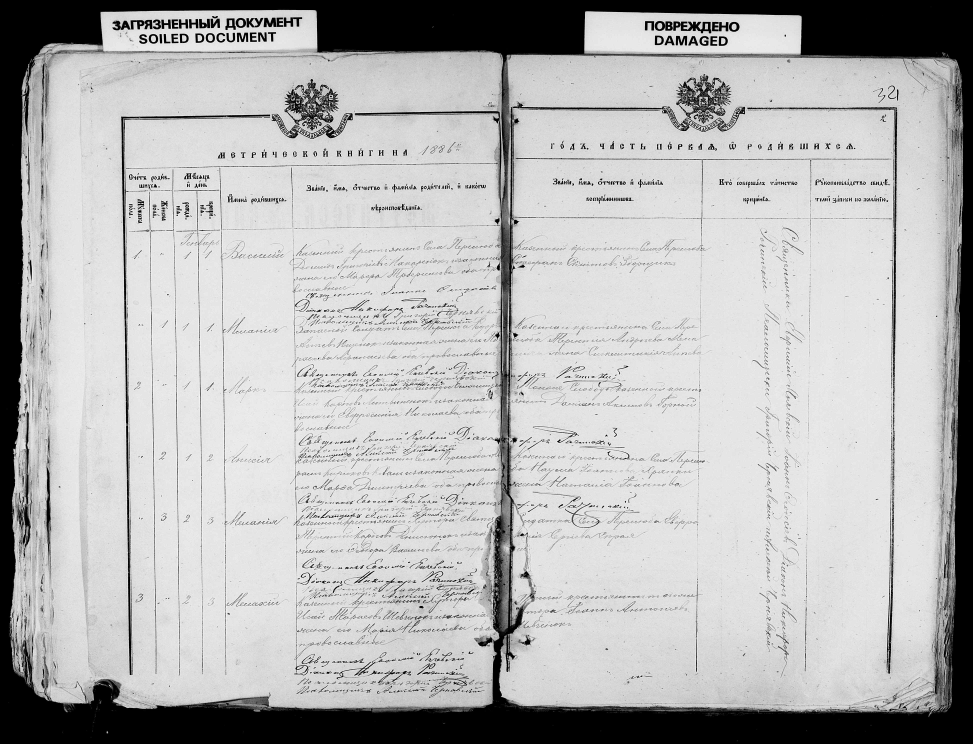
#> input picture images/metr_book/007767501_01087.jpeg, 3892 x 2973 px (shown at 1/4 size); its folder holds 4 pictures in this run
$ jupyter execute --allow-errors metric_book_transcriber_birth_resize-3.1flash.ipynb
#> lines starting #> are read from the running program, lines starting #| are printed output that depends on the picture
## 0. Install dependencies

Run once. Safe to re-run.

[cell 1]
import sys, subprocess

def pip_install(*pkgs):
    subprocess.run([sys.executable, "-m", "pip", "install", "-q", *pkgs], check=True)

#> (the rest of this cell did not finish here and is left out)

## 1. Imports, configuration, and API key

The Gemini API key is read from a `.env` file in the same folder as this notebook, as a line:

```
GEMINI_API_KEY=your-key-here
```

[cell 2]
import os
import re
import json
import time
import random
from pathlib import Path
from datetime import datetime

import pandas as pd
from PIL import Image
from IPython.display import display

from dotenv import load_dotenv
load_dotenv()  # expects GEMINI_API_KEY=... in a .env file next to this notebook

from google import genai
from google.genai import types as genai_types

GEMINI_API_KEY = os.environ.get("GEMINI_API_KEY")
#> (the rest of this cell did not finish here and is left out)

## 2. Configuration constants

Adjust for your document type.

[cell 3]
# --- Model & determinism -----------------------------------------------
GEMINI_MODEL_NAME = "gemini-3.1-flash-lite"
TEMPERATURE = 0  # deterministic output (ignored by gemini-3.6-flash)

# --- Retries & rate limiting (Gemini free tier) --------------------------
MAX_RETRIES = 3                 # automatic retries per image on invalid/malformed JSON responses
MAX_RATE_LIMIT_RETRIES = 12     # separate, larger budget for 429s — these are capacity waits, not bugs
RATE_LIMIT_MAX_SINGLE_WAIT_SECONDS = 600  # cap on a single wait even if Gemini suggests longer
REQUESTS_PER_MINUTE = 8         # conservative pacing to stay under free-tier RPM limits
MIN_SECONDS_BETWEEN_REQUESTS = 60.0 / REQUESTS_PER_MINUTE
BACKOFF_BASE_SECONDS = 5        # fallback exponential backoff, only used if Gemini's error
BACKOFF_MAX_SECONDS = 90        # doesn't include a retryDelay we can parse

# --- Expected record schema (order matters for CSV export) -----------------
SCHEMA_FIELDS = [
    "number_male",
    "number_female",
    "birth_month",
    "birth_day",
    "christ_day",
    "name",
    "parents_original",
    "godparents_original",
    "page_original",
]

# --- Fields the notebook forward-fills itself (blank in source = repeat) ---
INHERITED_FIELDS = ["birth_month"]

# --- Folders -----------------------------------------------------------
BASE_DIR = Path.cwd()
LOGS_DIR = BASE_DIR / "logs" / "metr_book"
CHECKPOINTS_DIR = BASE_DIR / "checkpoints_metr_book"
OUTPUT_DIR = BASE_DIR / "output" / "metr_book"

for d in (LOGS_DIR, CHECKPOINTS_DIR, OUTPUT_DIR):
    d.mkdir(parents=True, exist_ok=True)

CHECKPOINT_CSV = CHECKPOINTS_DIR / "checkpoint.csv"
FINAL_CSV = OUTPUT_DIR / "metr_book_final.csv"

# --- Accepted image extensions ------------------------------------------
IMAGE_EXTENSIONS = {".jpg", ".jpeg"}

print("Configuration ready.")
print(f"Logs -> {LOGS_DIR}")
print(f"Checkpoint -> {CHECKPOINT_CSV}")
print(f"Final CSV -> {FINAL_CSV}")

## 3. Step 1 — Select the reference image and the folder of pages to transcribe

The reference image is a page you (a human) have already transcribed correctly, with a matching reference CSV. `INPUT_IMAGES_DIR` is the folder containing every other page image (JPEG) you want transcribed — the reference image itself is automatically excluded even if it lives in the same folder.

[cell 4]
REFERENCE_IMAGE_PATH = Path("images/metr_book/007767501_01087.jpeg")  # <-- EDIT THIS
INPUT_IMAGES_DIR = Path("images/metr_book")                            # <-- EDIT THIS
reference_csv_path = "metr_book_birth_ref.csv"                         # <-- EDIT THIS

REFERENCE_IMAGE_PATH = Path(str(REFERENCE_IMAGE_PATH).strip().strip('"').strip("'"))
if not REFERENCE_IMAGE_PATH.exists():
    raise FileNotFoundError(f"Reference image not found: {REFERENCE_IMAGE_PATH}")

RAW_REFERENCE_IMAGE_PATH = REFERENCE_IMAGE_PATH  # kept as the untouched original — Step 3 previews always use this

if not INPUT_IMAGES_DIR.exists() or not INPUT_IMAGES_DIR.is_dir():
    raise FileNotFoundError(f"Input images folder not found: {INPUT_IMAGES_DIR}")

reference_csv_path = reference_csv_path.strip().strip('"').strip("'")
#> (the rest of this cell did not finish here and is left out)

## 4. Step 2 — Gather the target images to transcribe

Sorted in **numeric order** (any digit run in the filename is compared as a number, not as text — so `_9` sorts before `_10`). The full ordered list is printed so you can see exactly which image any progress/failure message refers to; if a run stops partway, you can delete the already-processed images (everything up to and including the last one reported as `done`) before the next launch.

The reference image is excluded even if it's in this same folder.

[cell 5]
def _is_reference(p: Path) -> bool:
    try:
        return p.resolve() == REFERENCE_IMAGE_PATH.resolve()
    except OSError:
        return p.name == REFERENCE_IMAGE_PATH.name

def _natural_sort_key(p: Path):
    # Splits the filename on digit runs and compares those runs as integers,
    # so "page_9.jpg" sorts before "page_10.jpg" (plain string sort would not).
    parts = re.split(r"(\d+)", p.name)
    return [int(part) if part.isdigit() else part.lower() for part in parts]

target_image_paths = sorted(
    (p for p in INPUT_IMAGES_DIR.iterdir()
     if p.is_file() and p.suffix.lower() in IMAGE_EXTENSIONS and not _is_reference(p)),
    key=_natural_sort_key,
)

if not target_image_paths:
    raise RuntimeError(f"No .jpg/.jpeg images found in {INPUT_IMAGES_DIR} (excluding the reference image).")

RAW_TARGET_IMAGE_PATHS = list(target_image_paths)  # kept as the untouched originals — Step 3 always processes from these

print(f"Found {len(target_image_paths)} image(s) to transcribe, in this order:")
for i, p in enumerate(target_image_paths, start=1):
    print(f"  {i:>4}. {p.name}")

## 5. Step 3 — Preprocess images: crop + downscale (automated)

Cuts token usage per request without manual per-image work.

- **`CROP_MARGIN_FRACTIONAL`**: an optional fixed crop, expressed as `(left, top, right, bottom)` — how much to **trim off each side**, as *fractions* of that image's width/height (`0.0`–`1.0`). E.g. trimming 3% off the left, top, and right, and nothing off the bottom, is `(0.03, 0.03, 0.03, 0.0)`. Works even if your scans aren't all exactly the same pixel size, since it's relative. Set to `None` to skip cropping. Use the preview cell below to dial it in before committing.
- **`MAX_IMAGE_DIMENSION_PX`**: after cropping, any image whose longest side still exceeds this is downscaled (high-quality Lanczos resampling) to it. Set to `None` to disable downscaling.

Processed copies are cached in a separate folder — your original scans are never modified. Re-running is cheap: already-processed files are skipped.

If your scans need *individual* per-image cropping instead (irregular framing that a single rectangle can't cover), see the note at the bottom of this section for fast manual-crop tools — do that pass *before* running this notebook, pointing `INPUT_IMAGES_DIR` at the cropped output folder.

[cell 6]
# --- Preprocessing configuration -----------------------------------------
# (left, top, right, bottom) — fraction of width/height trimmed off EACH side.
# Example: 3% off left/top/right, nothing off bottom:
CROP_MARGIN_FRACTIONAL = (0.1, 0.2, 0.23, 0.04)   #; None = no crop
MAX_IMAGE_DIMENSION_PX = 2200    # longest edge cap in pixels after cropping; None = no downscaling

# The cache folder name encodes the current crop/resize config, so changing
# CROP_MARGIN_FRACTIONAL or MAX_IMAGE_DIMENSION_PX always produces a FRESH
# set of processed files instead of silently reusing crops made with a
# different (possibly wrong) config from an earlier run.
import hashlib
_config_signature = hashlib.md5(f"{CROP_MARGIN_FRACTIONAL}|{MAX_IMAGE_DIMENSION_PX}".encode()).hexdigest()[:8]
PROCESSED_IMAGES_DIR = BASE_DIR / "images_processed" / "metr_book" / _config_signature
PROCESSED_IMAGES_DIR.mkdir(parents=True, exist_ok=True)

def _margins_to_box(w: int, h: int, margins) -> tuple[int, int, int, int]:
    left, top, right, bottom = margins
    box = (int(left * w), int(top * h), int(w - right * w), int(h - bottom * h))
    if box[0] >= box[2] or box[1] >= box[3]:
        raise ValueError(
            f"CROP_MARGIN_FRACTIONAL {margins} leaves an empty/inverted region "
            f"{box} for a {w}x{h} image. Each opposing pair must sum to < 1.0 "
            f"(e.g. left + right < 1.0, top + bottom < 1.0)."
        )
    return box


print(f"Crop margins (left, top, right, bottom): {CROP_MARGIN_FRACTIONAL}")
print(f"Max long-edge after crop: {MAX_IMAGE_DIMENSION_PX}")
print(f"Processed images cached in: {PROCESSED_IMAGES_DIR}")

### 5a. Preview the crop

Run this after setting `CROP_MARGIN_FRACTIONAL` above to see the resulting rectangle overlaid on the reference image, before it's applied to every page. Adjust the margins and re-run until it frames what you want kept.

This always previews `RAW_REFERENCE_IMAGE_PATH` — your original, untouched scan — so re-running this preview after Step 5b has already run once won't accidentally crop an already-cropped image.

[cell 7]
from PIL import ImageDraw

def preview_crop_box(image_path: Path, margins):
#> called with margins = (0.1, 0.2, 0.23, 0.04)
    img = Image.open(image_path).convert("RGB")
    if margins is None:
        display(img.resize((500, int(500 * img.height / img.width))))
        print("CROP_MARGIN_FRACTIONAL is None — no crop will be applied.")
        return
    w, h = img.size
#> w = 3892; h = 2973
    box_px = _margins_to_box(w, h, margins)
#> box_px = (389, 594, 2996, 2854)
    preview = img.copy()
    ImageDraw.Draw(preview).rectangle(box_px, outline="red", width=max(3, w // 300))
    display(preview.resize((500, int(500 * preview.height / preview.width))))
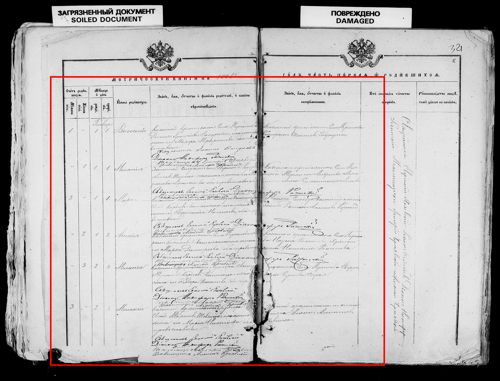
#> shown: PIL image 500x381 RGB; mean R, G, B 183.2, 180.6, 180.6
    print(f"Crop box in pixels for this image: {box_px} (image size {w}x{h})")
#| Crop box in pixels for this image: (389, 594, 2996, 2854) (image size 3892x2973)

preview_crop_box(RAW_REFERENCE_IMAGE_PATH, CROP_MARGIN_FRACTIONAL)

### 5b. Apply crop + downscale to every image

Reassigns `REFERENCE_IMAGE_PATH` and `target_image_paths` to point at the processed versions — nothing later in the notebook needs to change. Processes from `RAW_REFERENCE_IMAGE_PATH` and the original `target_image_paths`, never from an already-processed path, so re-running this cell (e.g. after changing the crop margins above) always starts fresh from the originals.

[cell 8]
def preprocess_image(src_path: Path) -> Path:
    out_path = PROCESSED_IMAGES_DIR / src_path.name
    if out_path.exists():
        return out_path  # already processed in a previous run

    img = Image.open(src_path).convert("RGB")
    changed = False

    if CROP_MARGIN_FRACTIONAL is not None:
        img = img.crop(_margins_to_box(img.width, img.height, CROP_MARGIN_FRACTIONAL))
        changed = True

    if MAX_IMAGE_DIMENSION_PX is not None and max(img.size) > MAX_IMAGE_DIMENSION_PX:
        scale = MAX_IMAGE_DIMENSION_PX / max(img.size)
        new_size = (max(1, int(img.width * scale)), max(1, int(img.height * scale)))
        img = img.resize(new_size, Image.LANCZOS)
        changed = True

    if not changed:
        return src_path  # nothing to do — use the original directly, no copy needed

    img.save(out_path, "JPEG", quality=92)
    return out_path


REFERENCE_IMAGE_PATH = preprocess_image(RAW_REFERENCE_IMAGE_PATH)
target_image_paths = [preprocess_image(p) for p in RAW_TARGET_IMAGE_PATHS]

print(f"Reference image (processed): {REFERENCE_IMAGE_PATH}")
print(f"Processed {len(target_image_paths)} target image(s).")

## 6. Step 4 — Automatic reference CSV → JSON conversion

Also forward-fills `INHERITED_FIELDS` in the reference itself, so the reference JSON shown to Gemini demonstrates the *filled* convention as a worked example, while target pages should leave those fields blank when blank — the notebook fills those in afterward.

[cell 9]
def csv_to_filled_records(csv_path: str) -> list[dict]:
    df = pd.read_csv(csv_path, dtype=str).fillna("")
    missing = [c for c in SCHEMA_FIELDS if c not in df.columns]
    if missing:
        raise ValueError(f"Reference CSV is missing expected columns: {missing}")
    df = df[SCHEMA_FIELDS]

    for col in INHERITED_FIELDS:
        df[col] = df[col].replace("", pd.NA).ffill().fillna("")

    return df.to_dict(orient="records")

REFERENCE_CSV_PATH = reference_csv_path
#> (the rest of this cell did not finish here and is left out)

## 7. Step 5 — Configure Gemini (deterministic)

#> (a cell that did not finish here is left out)

## 8. Step 6 — One-shot prompt template

Kept in a plain variable so the **Edit prompt** option later can modify it at runtime without re-running earlier cells.

[cell 11]
DOCUMENT_LANGUAGE_HINT = "a Slavic language written in Cyrillic script in Chernigiv, russian empire, end of 1800s"

DEFAULT_PROMPT_TEMPLATE = f'''You are an expert paleographer transcribing a scanned page from an old
handwritten church register in {DOCUMENT_LANGUAGE_HINT}.

You are given:
1. A REFERENCE page image (already transcribed by a human, names should be according to known names in russian empire of that time and place).
2. The REFERENCE page's correct JSON transcription (ground truth), which
   demonstrates the exact format, conventions, and handwriting style expected.
3. A NEW target page image that you must transcribe.

STRICT RULES:
- Transcribe the historical spelling EXACTLY as written. Do NOT modernize,
  correct, or normalize spelling, punctuation, or grammar in any way.
- If a letter, word, or number is illegible, smudged, or ambiguous,
  transcribe your best-guess reading and append "[?]" immediately after it
  (e.g. "Марі[?]я" or "45[?]"). Never silently omit uncertain content, and
  never invent content that is not visually present.
- Each row of the register describes one (rarely two when tweens) person.
- The "birth_month" field is typically written ONLY above the block of babies born in that month and should be written
  for the first entry and left blank for every other baby of the same month.
- The value for "page_original" field is taken from the handwritten text in the upper right corner of the image.
- The text about priests starting usually from "Священник" should be omitted. This text usually follows each record after
  "оба православные" (or rarely other confession of parents).
- Handwritten notes made chaotically on top of the usual records should be omitted.

OUTPUT FORMAT:
- Return ONLY a JSON array of objects, nothing else (no markdown fences,
  no commentary, no explanations before or after).
- Each object must have EXACTLY these 9 keys, in this order:
  {json.dumps(SCHEMA_FIELDS)}
- Preserve the top-to-bottom row order of the page.
'''

# Mutable at runtime (the "Edit prompt" workflow step reassigns this).
PROMPT_TEMPLATE = DEFAULT_PROMPT_TEMPLATE
print(PROMPT_TEMPLATE)

## 9. Step 7 — Gemini call: JSON validation, retries, rate limiting, logging

[cell 12]
class RateLimiter:
    def __init__(self, min_interval_seconds: float):
        self.min_interval = min_interval_seconds
        self._last_call = 0.0
        self._cooldown_until = 0.0  # monotonic timestamp; set after a 429 tells us to wait

    # [12 lines left out: functions wait, set_cooldown, not called in this run]

rate_limiter = RateLimiter(MIN_SECONDS_BETWEEN_REQUESTS)


# [27 lines left out: function _parse_retry_delay_seconds, not called in this run]

class InvalidTranscriptionError(Exception):
    pass


# [30 lines left out: functions _short, _validate_records, _extract_json_array, not called in this run]


def call_gemini_for_image(image_id: str, image_path: Path, prompt_text: str, log_prefix: str = "") -> list[dict]:
    # Calls Gemini for a single image, with retries, logging, and validation.
    # Rate-limit (429) errors get their own generous retry budget and wait
    # exactly as long as Gemini's error tells us to (via retryDelay), rather
    # than guessing with exponential backoff. Invalid/malformed JSON
    # responses use a separate, smaller retry budget (MAX_RETRIES).
#> called with image_id = '007767501_01211', log_prefix = ''
    prefix = f"{log_prefix} " if log_prefix else ""
    reference_image = Image.open(REFERENCE_IMAGE_PATH)
#> reference_image is the input picture: PIL image 3892x2973 L; min 0, max 255, mean 182.1
    with open(REFERENCE_JSON_PATH, "r", encoding="utf-8") as f:
        reference_json_text = f.read()
    target_image = Image.open(image_path)

    last_error = None
    json_attempts = 0
    rate_limit_attempts = 0
    log_attempt = 0

    while True:
        rate_limiter.wait()
        log_attempt += 1
        try:
            content = [
                prompt_text,
                "REFERENCE PAGE IMAGE:",
                reference_image,
                "REFERENCE PAGE — CORRECT JSON TRANSCRIPTION:",
                reference_json_text,
                "NEW TARGET PAGE IMAGE TO TRANSCRIBE:",
                target_image,
            ]
            response = gemini_client.models.generate_content(
                model=GEMINI_MODEL_NAME,
                contents=content,
                config=generation_config,
            )
            raw_text = response.text or ""

            log_path = LOGS_DIR / f"{image_id}.txt"
            with open(log_path, "a", encoding="utf-8") as f:
                f.write(f"--- attempt {log_attempt} @ {datetime.now().isoformat()} ---\n")
                f.write(raw_text)
                f.write("\n\n")

            records = _extract_json_array(raw_text)
            validated = _validate_records(records)
            return validated

        except Exception as e:
            last_error = e
            err_text = str(e).lower()
            is_rate_limit = "429" in err_text or "resource_exhausted" in err_text or "quota" in err_text

            if is_rate_limit:
                rate_limit_attempts += 1
                if rate_limit_attempts > MAX_RATE_LIMIT_RETRIES:
                    print(f"{prefix}{image_id}: giving up after {rate_limit_attempts - 1} "
                          f"rate-limit wait(s) ({_short(e)})")
                    break

                delay = _parse_retry_delay_seconds(e)
                if delay is not None:
                    delay = min(delay + 2, RATE_LIMIT_MAX_SINGLE_WAIT_SECONDS)  # small buffer, capped
                    source = "Gemini-suggested wait"
                else:
                    delay = min(BACKOFF_MAX_SECONDS, BACKOFF_BASE_SECONDS * (2 ** (rate_limit_attempts - 1)))
                    delay += random.uniform(0, 2)
                    source = "no retryDelay found, estimated backoff"

                rate_limiter.set_cooldown(delay)
                print(f"{prefix}{image_id}: rate-limited (wait {rate_limit_attempts}/{MAX_RATE_LIMIT_RETRIES}) — "
                      f"{source}: {delay:.0f}s")
                # No time.sleep() here — rate_limiter.wait() at the top of the
                # next loop iteration (for this image or the next one) enforces it.
                continue

            json_attempts += 1
            if json_attempts >= MAX_RETRIES:
                print(f"{prefix}{image_id}: FAILED after {json_attempts} attempts "
                      f"({_short(e)})")
                break
            print(f"{prefix}{image_id}: invalid response on attempt "
                  f"{json_attempts}/{MAX_RETRIES} ({_short(e)}) — retrying")

    raise InvalidTranscriptionError(f"{image_id} failed: {_short(last_error)}")

print("Gemini call function ready (validation + retries + logging + rate limiting).")

## 10. Step 8 — Inheriting fields across rows and images

A running `carry_state` remembers the last known value of each `INHERITED_FIELDS` column across the *entire* document (not just within one image), so a group that continues onto the next page still inherits correctly.

[cell 13]
# [11 lines left out: function apply_inheritance, not called in this run]

print("Inheritance function ready.")

## 11. Step 9 — Checkpointing & resume-from-checkpoint

[cell 14]
def load_checkpoint():
    # Returns (dataframe, processed_image_ids_set, carry_state).
    if CHECKPOINT_CSV.exists():
        df = pd.read_csv(CHECKPOINT_CSV, dtype=str).fillna("")
        if "_source_image" in df.columns:
            processed = set(df["_source_image"].unique())
        else:
            processed = set()
        carry_state = {}
        if len(df) > 0:
            for field in INHERITED_FIELDS:
                nonblank = df[df[field] != ""][field]
                carry_state[field] = nonblank.iloc[-1] if len(nonblank) else ""
        return df, processed, carry_state
    else:
        return pd.DataFrame(columns=SCHEMA_FIELDS + ["_source_image"]), set(), {}


def save_checkpoint(df: pd.DataFrame):
    df.to_csv(CHECKPOINT_CSV, index=False)


checkpoint_df, processed_images, carry_state = load_checkpoint()
print(f"Resumed checkpoint: {len(processed_images)} image(s) already processed: "
      f"{sorted(processed_images) if processed_images else 'none'}")
print(f"Carry state so far: {carry_state}")
checkpoint_df.tail()

## 12. Step 10 — Preview the first transcribed image

This transcribes the first image in `target_image_paths` and shows you the image + resulting table before committing to the full run.

[cell 15]
preview_image_path = target_image_paths[0]
preview_image_id = preview_image_path.stem

def run_preview(prompt_text: str):
    print(f"Transcribing preview image {preview_image_id} ...")
    records = call_gemini_for_image(preview_image_id, preview_image_path, prompt_text)
    local_carry = dict(carry_state)
    filled = apply_inheritance(records, local_carry)
    preview_df = pd.DataFrame(filled)
    return filled, preview_df

#> (the rest of this cell did not finish here and is left out)

## 13. Step 11 — Decide: Continue / Edit prompt / Retry / Quit

Run this cell after reviewing the preview above. It will keep asking until you choose **Continue** or **Quit**.

[cell 16]
QUIT_REQUESTED = False

def preview_decision_loop():
    global PROMPT_TEMPLATE, preview_records, preview_df, QUIT_REQUESTED
    while True:
        choice = input(
            "\nReview the preview above.\n"
            "  [c] Continue with the full run\n"
            "  [e] Edit prompt (then re-transcribes this preview image)\n"
            "  [r] Retry (re-transcribe this preview image, same prompt)\n"
            "  [q] Quit\n"
            "Choice [c/e/r/q]: "
        ).strip().lower()
#> the answer given: images/metr_book/007767501_01211.jpeg
